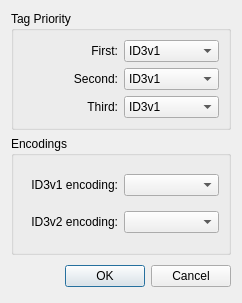
<ui version="4.0" >
 <class>SettingsDialog</class>
 <widget class="QDialog" name="SettingsDialog" >
  <property name="geometry" >
   <rect>
    <x>0</x>
    <y>0</y>
    <width>242</width>
    <height>303</height>
   </rect>
  </property>
  <property name="windowTitle" >
   <string>MPEG Plugin Settings</string>
  </property>
  <layout class="QVBoxLayout" >
   <item>
    <widget class="QGroupBox" name="groupBox_2" >
     <property name="title" >
      <string>Tag Priority</string>
     </property>
     <layout class="QVBoxLayout" >
      <item>
       <layout class="QHBoxLayout" >
        <item>
         <widget class="QLabel" name="label_15_2" >
          <property name="sizePolicy" >
           <sizepolicy vsizetype="Preferred" hsizetype="Preferred" >
            <horstretch>0</horstretch>
            <verstretch>0</verstretch>
           </sizepolicy>
          </property>
          <property name="text" >
           <string>First:</string>
          </property>
          <property name="alignment" >
           <set>Qt::AlignRight|Qt::AlignTrailing|Qt::AlignVCenter</set>
          </property>
         </widget>
        </item>
        <item>
         <widget class="QComboBox" name="firstTagComboBox" >
          <property name="currentIndex" >
           <number>0</number>
          </property>
          <item>
           <property name="text" >
            <string>ID3v1</string>
           </property>
          </item>
          <item>
           <property name="text" >
            <string>ID3v2</string>
           </property>
          </item>
          <item>
           <property name="text" >
            <string>APE</string>
           </property>
          </item>
          <item>
           <property name="text" >
            <string>Disabled</string>
           </property>
          </item>
         </widget>
        </item>
       </layout>
      </item>
      <item>
       <layout class="QHBoxLayout" >
        <item>
         <widget class="QLabel" name="label_15_3" >
          <property name="sizePolicy" >
           <sizepolicy vsizetype="Preferred" hsizetype="Preferred" >
            <horstretch>0</horstretch>
            <verstretch>0</verstretch>
           </sizepolicy>
          </property>
          <property name="text" >
           <string>Second:</string>
          </property>
          <property name="alignment" >
           <set>Qt::AlignRight|Qt::AlignTrailing|Qt::AlignVCenter</set>
          </property>
         </widget>
        </item>
        <item>
         <widget class="QComboBox" name="secondTagComboBox" >
          <property name="currentIndex" >
           <number>0</number>
          </property>
          <item>
           <property name="text" >
            <string>ID3v1</string>
           </property>
          </item>
          <item>
           <property name="text" >
            <string>ID3v2</string>
           </property>
          </item>
          <item>
           <property name="text" >
            <string>APE</string>
           </property>
          </item>
          <item>
           <property name="text" >
            <string>Disabled</string>
           </property>
          </item>
         </widget>
        </item>
       </layout>
      </item>
      <item>
       <layout class="QHBoxLayout" >
        <item>
         <widget class="QLabel" name="label_15_4" >
          <property name="sizePolicy" >
           <sizepolicy vsizetype="Preferred" hsizetype="Preferred" >
            <horstretch>0</horstretch>
            <verstretch>0</verstretch>
           </sizepolicy>
          </property>
          <property name="text" >
           <string>Third:</string>
          </property>
          <property name="alignment" >
           <set>Qt::AlignRight|Qt::AlignTrailing|Qt::AlignVCenter</set>
          </property>
         </widget>
        </item>
        <item>
         <widget class="QComboBox" name="thirdTagComboBox" >
          <property name="currentIndex" >
           <number>0</number>
          </property>
          <item>
           <property name="text" >
            <string>ID3v1</string>
           </property>
          </item>
          <item>
           <property name="text" >
            <string>ID3v2</string>
           </property>
          </item>
          <item>
           <property name="text" >
            <string>APE</string>
           </property>
          </item>
          <item>
           <property name="text" >
            <string>Disabled</string>
           </property>
          </item>
         </widget>
        </item>
       </layout>
      </item>
     </layout>
    </widget>
   </item>
   <item>
    <widget class="QGroupBox" name="groupBox" >
     <property name="title" >
      <string>Encodings</string>
     </property>
     <layout class="QVBoxLayout" >
      <item>
       <layout class="QHBoxLayout" >
        <property name="spacing" >
         <number>6</number>
        </property>
        <property name="leftMargin" >
         <number>0</number>
        </property>
        <property name="topMargin" >
         <number>0</number>
        </property>
        <property name="rightMargin" >
         <number>0</number>
        </property>
        <property name="bottomMargin" >
         <number>0</number>
        </property>
        <item>
         <widget class="QLabel" name="label_17_2_2" >
          <property name="text" >
           <string>ID3v1 encoding:</string>
          </property>
          <property name="alignment" >
           <set>Qt::AlignRight|Qt::AlignTrailing|Qt::AlignVCenter</set>
          </property>
         </widget>
        </item>
        <item>
         <widget class="QComboBox" name="id3v1EncComboBox" />
        </item>
       </layout>
      </item>
      <item>
       <layout class="QHBoxLayout" >
        <property name="spacing" >
         <number>6</number>
        </property>
        <property name="leftMargin" >
         <number>0</number>
        </property>
        <property name="topMargin" >
         <number>0</number>
        </property>
        <property name="rightMargin" >
         <number>0</number>
        </property>
        <property name="bottomMargin" >
         <number>0</number>
        </property>
        <item>
         <widget class="QLabel" name="label_18_2_2" >
          <property name="text" >
           <string>ID3v2 encoding:</string>
          </property>
          <property name="alignment" >
           <set>Qt::AlignRight|Qt::AlignTrailing|Qt::AlignVCenter</set>
          </property>
         </widget>
        </item>
        <item>
         <widget class="QComboBox" name="id3v2EncComboBox" />
        </item>
       </layout>
      </item>
     </layout>
    </widget>
   </item>
   <item>
    <layout class="QHBoxLayout" >
     <property name="spacing" >
      <number>6</number>
     </property>
     <property name="leftMargin" >
      <number>0</number>
     </property>
     <property name="topMargin" >
      <number>0</number>
     </property>
     <property name="rightMargin" >
      <number>0</number>
     </property>
     <property name="bottomMargin" >
      <number>0</number>
     </property>
     <item>
      <spacer>
       <property name="orientation" >
        <enum>Qt::Horizontal</enum>
       </property>
       <property name="sizeHint" >
        <size>
         <width>131</width>
         <height>31</height>
        </size>
       </property>
      </spacer>
     </item>
     <item>
      <widget class="QPushButton" name="okButton" >
       <property name="text" >
        <string>OK</string>
       </property>
      </widget>
     </item>
     <item>
      <widget class="QPushButton" name="cancelButton" >
       <property name="text" >
        <string>Cancel</string>
       </property>
      </widget>
     </item>
    </layout>
   </item>
  </layout>
 </widget>
 <resources/>
 <connections>
  <connection>
   <sender>cancelButton</sender>
   <signal>clicked()</signal>
   <receiver>SettingsDialog</receiver>
   <slot>reject()</slot>
   <hints>
    <hint type="sourcelabel" >
     <x>336</x>
     <y>210</y>
    </hint>
    <hint type="destinationlabel" >
     <x>179</x>
     <y>224</y>
    </hint>
   </hints>
  </connection>
 </connections>
</ui>
